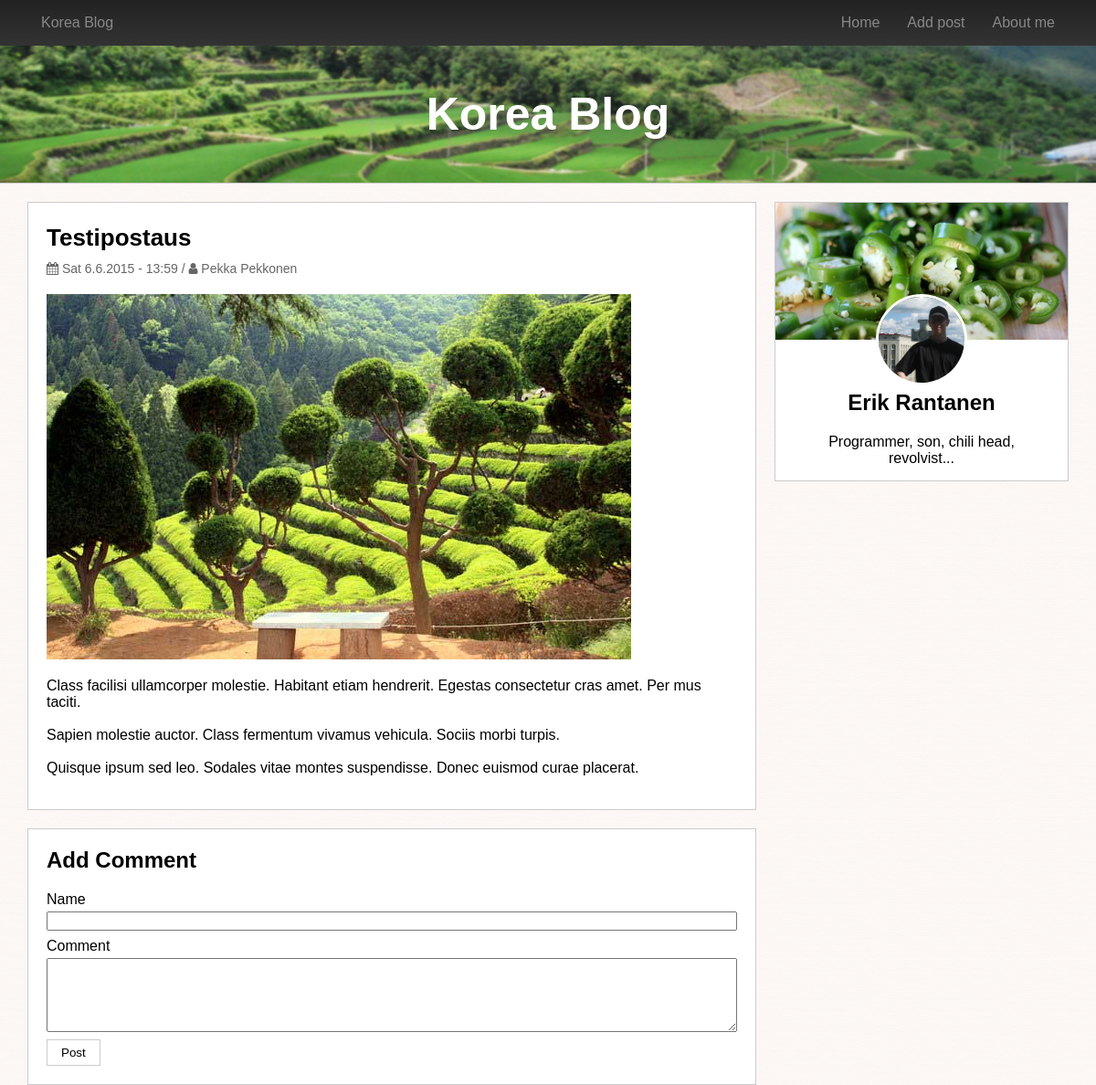
The app's page /post.php with its own data.
### tables this page shows
CREATE TABLE post (
	postId int AUTO_INCREMENT,
	author varchar(100) NOT NULL,
	postDatetime datetime DEFAULT current_timestamp,
	title varchar(150) NOT NULL,
	content text NOT NULL,  
	imageLocation varchar(150),
	PRIMARY KEY (postId)
);

### post.php (the view, shortened to what this page needs)
<!DOCTYPE html>
<html>
	<head>
		<link rel="stylesheet" href="css/styles.css"/>
		<link rel="stylesheet" href="//maxcdn.bootstrapcdn.com/font-awesome/4.3.0/css/font-awesome.min.css">
	</head>
	<?php
	include_once('database.php');
	$sql = "SELECT * FROM post WHERE postId = :postId";
	$stmt = $handler->prepare($sql);
	$postId = isset($_GET['postId']) ? (int)$_GET['postId'] : 1;
	$stmt->bindParam(':postId', $postId, PDO::PARAM_INT);
	$stmt->execute();
	$post = $stmt->fetch(PDO::FETCH_OBJ);
	?>
	<body>
		<?php include_once('header.php'); ?>
		<div class="wrapper clearfix">
			<div class="main-content">
				<div class="single-post panel">
					<div class="panel-container">
						<h2><?php echo $post->title; ?></h2>
						<div class="post-meta">
							<i class="fa fa-calendar"></i>
								<?php echo date('D j.n.Y \- H:i', strtotime($post->postDatetime)) . ' / ';?>
								<i class="fa fa-user"></i> <?php echo $post->author; ?>
						</div>
						<?php $picture = !empty($post->imageLocation) ? $post->imageLocation : 'uploads/korea-field.jpg';?>
						<a href="<?php echo $picture; ?>">
							<img class="responsive-image" src="<?php echo $picture;?>">
						</a>
						<p><?php echo nl2br($post->content); ?></p>
					</div>
				</div>
				<div class="panel">
					<div class="panel-container">
						<h2>Add Comment</h2>
						<form action="add_comment.php" method="post">
							<div class="form-row">
								<label for="comment-name">Name</label>
								<input type="text" id="comment-name">
							</div>
							<div class="form-row">
								<label for="comment-content">Comment</label>
								<textarea id="comment-content" rows="5"></textarea>
							</div>
							<input type="submit" value="Post" class="button">
						</form>
					</div>
				</div>
			</div>
			<?php include_once('sidebar.php'); ?>
		</div>
	</body>
</html>

### css/styles.css (style rules this page uses)
* { box-sizing: border-box; }
body { font-family: Arial, Helvetica, sans-serif; background-image: url("../img/backgroundtex3.png"); margin: 0; }
.clearfix:after { content: ''; display: block; clear: both; }
input[type="text"], textarea, select { width: 100%; }
.responsive-image { max-width: 100%; }
.button { border: 1px solid #ccc; background: #fff; padding: 6px 15px; }
.main-content { float: left; width: 70%; }
.wrapper { max-width: 1170px; margin: 0 auto; padding: 0 15px; }
.form-row { margin-bottom: 8px; }
.form-row input, textarea { margin-top: 4px; }
.form-row:after { content: ''; display: block; clear: both; }
textarea { vertical-align: top; }
.panel { border: #ccc 1px solid; }
.panel-container { padding: 1px 20px 20px; background: #fff; }
.panel + .panel { margin-top: 20px; }
.post-meta { color: #666; font-size: 14px; }
.post h2, .single-post h2 { font-size: 26px; margin-bottom: 10px; }
.single-post .post-meta { margin-bottom: 20px; }

### records on screen
post: title "Testipostaus", postDatetime "Sat 6.6.2015 - 13:59", author "Pekka Pekkonen", content "Class facilisi ullamcorper molestie. Habitant etiam hendrerit. Egestas consectetur cras amet. Per mus taciti. Sapien molestie auctor. Class fermentum vivamus vehicula. Sociis morbi turpis. Quisque ipsum sed leo. Sodales vitae montes suspendisse. Donec euismod curae placerat."
